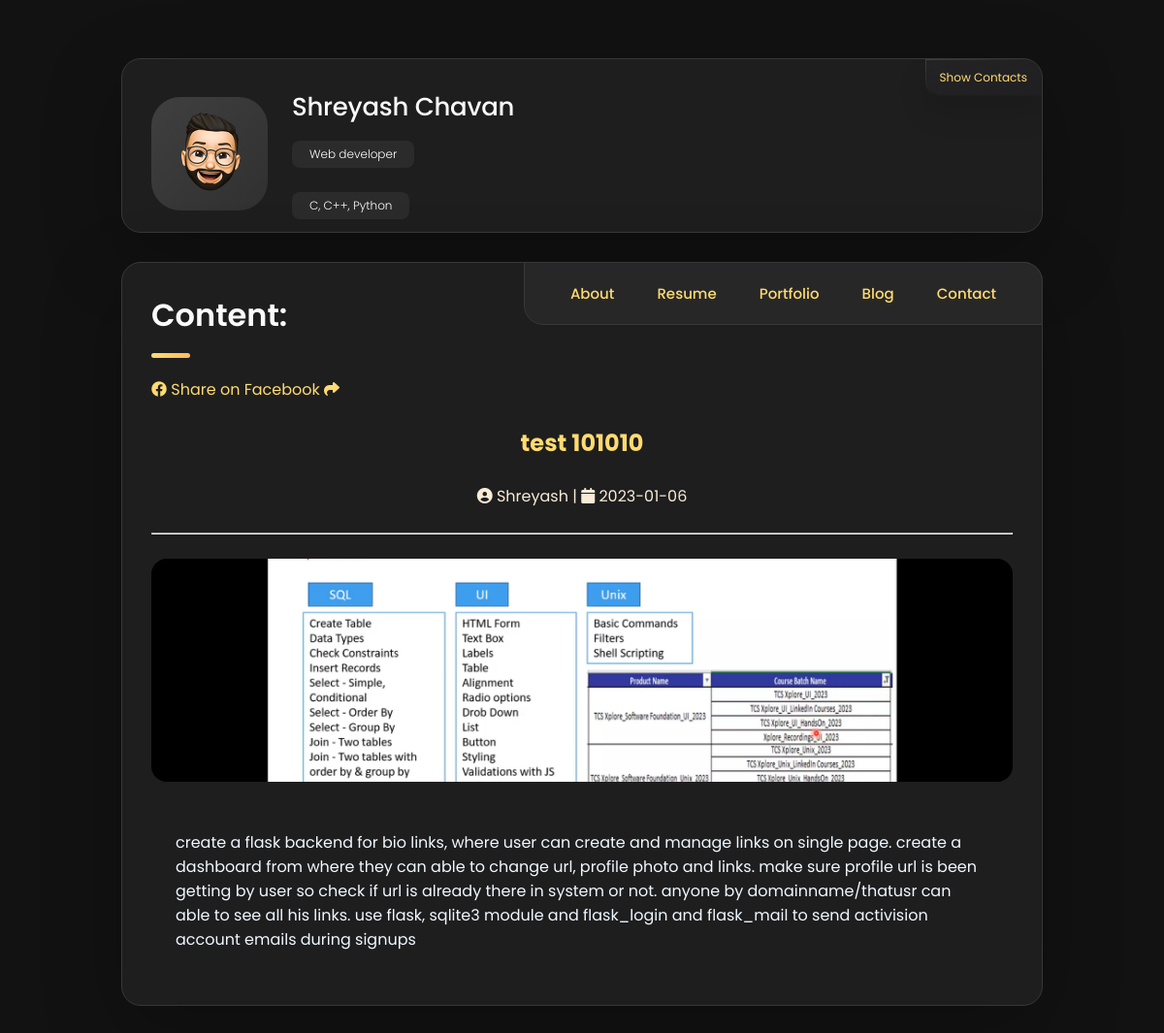
/test 101010, run on the app's committed database.
### tables this page shows
CREATE TABLE "blogs" (
	"id"	INTEGER,
	"Author"	text NOT NULL,
	"publihed_at"	TIMESTAMP NOT NULL,
	"content"	TEXT NOT NULL CHECK(LENGTH("content") > 100),
	"image"	text,
	"is_pinned"	boolean DEFAULT false,
	"title"	text NOT NULL UNIQUE,
	PRIMARY KEY("id" AUTOINCREMENT)
);

### app.py (the view)
@app.route('/<id>')
def content(id):
    conn = sqlite3.connect('mydatabase.db')
    c = conn.cursor()
    c.execute("SELECT content,author,publihed_at,title,image FROM blogs WHERE title=?", (id,))
    blog = c.fetchall()
    return render_template('single.html', content=blog , id=id)

### templates/single.html
{%extends 'base.html'%}
{%block content%}
<article class="about active" data-page="blog">
    {% for blog in content %}
    <header>
      <h2 class="h2 article-title">Content: </h2>
      <a href="https://www.facebook.com/sharer/sharer.php?u={{ url_for('content', id= id, _external=True) }}" target="_blank">
        <i class="fa-brands fa-facebook"></i> Share on Facebook <i class="fa fa-share"></i><br>
      </a>
      <br>
    </header>
    <center>
      <div class="title1">
    <h2 > {{ blog[3] }}</h2>
  </div>
    <br>
    <div class="authors">
    <i class="fa fa-user-circle"></i> {{ blog[1] }} |
    <i class="fa fa-calendar"></i>  {{ blog[2] }}
  </div>
    <br>
    <hr>
<br>
    </center>
    <figure class="blog-banner-box">
        <img src="{{ url_for('static', filename=blog[4] ) }}" alt="Design conferences in 2022" loading="lazy">
    </figure>
    <br>
    <div class="blog-content">
     {{ blog[0]|safe }}
    </div>
    {%endfor%}
</article>
{%endblock%}

### static/css/style.css (style rules this page uses)
:root { --bg-gradient-onyx: linear-gradient( to bottom right, hsl(240, 1%, 25%) 3%, hsl(0, 0%, 19%) 97% ); --bg-gradient-jet: linear-gradient( to bottom right, hsla(240, 1%, 18%, 0.251) 0%, hsla(240, 2%, 11%, 0) 100% ), hsl(240, 2%, 13%); --bg-gradient-yellow-1: linear-gradient( to bottom right, hsl(45, 100%, 71%) 0%, hsla(36, 100%, 69%, 0) 50% ); --bg-gradient-yellow-2: linear-gradient( 135deg, hsla(45, 100%, 71%, 0.251) 0%, hsla(35, 100%, 68%, 0) 59.86% ), hsl(240, 2%, 13%); --border-gradient-onyx: linear-gradient( to bottom right, hsl(0, 0%, 25%) 0%, hsla(0, 0%, 25%, 0) 50% ); --text-gradient-yellow: linear-gradient( to right, hsl(45, 100%, 72%), hsl(35, 100%, 68%) ); --jet: hsl(0, 0%, 22%); --onyx: hsl(240, 1%, 17%); --eerie-black-1: hsl(240, 2%, 13%); --eerie-black-2: hsl(240, 2%, 12%); --smoky-black: hsl(0, 0%, 7%); --white-1: hsl(0, 0%, 100%); --white-2: hsl(0, 0%, 98%); --orange-yellow-crayola: hsl(45, 100%, 72%); --vegas-gold: hsl(45, 54%, 58%); --light-gray: hsl(0, 0%, 84%); --light-gray-70: hsla(0, 0%, 84%, 0.7); --bittersweet-shimmer: hsl(0, 43%, 51%); --ff-poppins: 'Poppins', sans-serif; --fs-1: 24px; --fs-2: 18px; --fs-3: 17px; --fs-4: 16px; --fs-5: 15px; --fs-6: 14px; --fs-7: 13px; --fs-8: 11px; --fw-300: 300; --fw-400: 400; --fw-500: 500; --fw-600: 600; --shadow-1: -4px 8px 24px hsla(0, 0%, 0%, 0.25); --shadow-2: 0 16px 30px hsla(0, 0%, 0%, 0.25); --shadow-3: 0 16px 40px hsla(0, 0%, 0%, 0.25); --shadow-4: 0 25px 50px hsla(0, 0%, 0%, 0.15); --shadow-5: 0 24px 80px hsla(0, 0%, 0%, 0.25); --transition-1: 0.25s ease; --transition-2: 0.5s ease-in-out; }
*, *::before, *::after { margin: 0; padding: 0; box-sizing: border-box; }
a { text-decoration: none; color: hsl(45, 100%, 72%); }
img, ion-icon, a, button, time, span { display: block; }
html { font-family: var(--ff-poppins); }
body { background: var(--smoky-black); }
.blog-content { color: aliceblue; }
.authors { color: antiquewhite; }
.title1 { color: hsl(45, 100%, 72%);; }
.sidebar, article { background: var(--eerie-black-2); border: 1px solid var(--jet); border-radius: 20px; padding: 15px; box-shadow: var(--shadow-1); z-index: 1; }
article { display: none; }
article.active { display: block; animation: fade 0.5s ease backwards; }
.h2, .h3, .h4, .h5 { color: var(--white-2); text-transform: capitalize; }
.h2 { font-size: var(--fs-1); }
.article-title { position: relative; padding-bottom: 7px; }
.article-title::after { content: ""; position: absolute; bottom: 0; left: 0; width: 30px; height: 3px; background: var(--text-gradient-yellow); border-radius: 3px; }
.about .article-title { margin-bottom: 15px; }
.article-title { margin-bottom: 30px; }
.blog-banner-box { width: 100%; height: 200px; border-radius: 12px; overflow: hidden; }
.blog-banner-box img { width: 100%; height: 100%; object-fit: cover; transition: var(--transition-1); }
.blog-content { padding: 15px; }
@media (min-width: 450px) { .project-img, .blog-banner-box { height: auto; } }
@media (min-width: 580px) { :root { --fs-1: 32px; --fs-2: 24px; --fs-3: 26px; --fs-4: 18px; --fs-6: 15px; --fs-7: 15px; --fs-8: 12px; } }
@media (min-width: 580px) { .sidebar, article { width: 520px; margin-inline: auto; padding: 30px; } }
@media (min-width: 580px) { .article-title { font-weight: var(--fw-600); padding-bottom: 15px; } }
@media (min-width: 580px) { .article-title::after { width: 40px; height: 5px; } }
@media (min-width: 580px) { .about .article-title { margin-bottom: 20px; } }
@media (min-width: 580px) { .project-img, .blog-banner-box { border-radius: 16px; } }
@media (min-width: 580px) { .blog-content { padding: 25px; } }
@media (min-width: 768px) { .sidebar, article { width: 700px; } }
@media (min-width: 768px) { .article-title { padding-bottom: 20px; } }
@media (min-width: 1024px) { :root { --shadow-1: -4px 8px 24px hsla(0, 0%, 0%, 0.125); --shadow-2: 0 16px 30px hsla(0, 0%, 0%, 0.125); --shadow-3: 0 16px 40px hsla(0, 0%, 0%, 0.125); } }
@media (min-width: 1024px) { .sidebar, article { width: 950px; box-shadow: var(--shadow-5); } }
@media (min-width: 1024px) { .blog-banner-box { height: 230px; } }

### data on the page
blogs: title "test 101010", Author "Shreyash", publihed_at "2023-01-06", image (picture), content "create a flask backend for bio links, where user can create and manage links on single page. create a dashboard from where they can able to change url, profile photo and links. make sure profile url is been getting by user so check if url is already there in system or not. anyone by domainname/thatusr can able to see all his links. use flask, sqlite3 module and flask_login and flask_mail to send activision account emails during signups"
